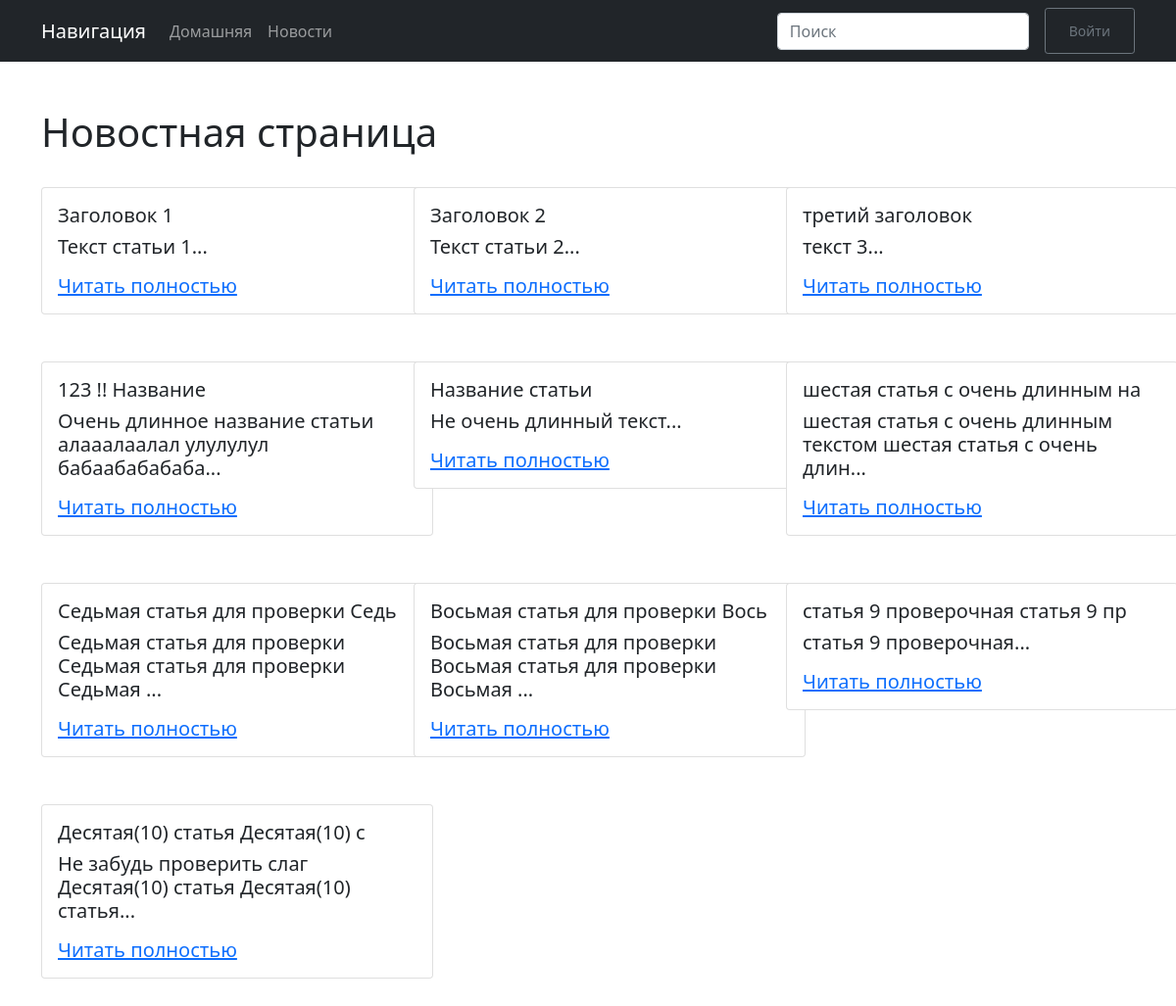
The page /news/ on the database as committed earlier.
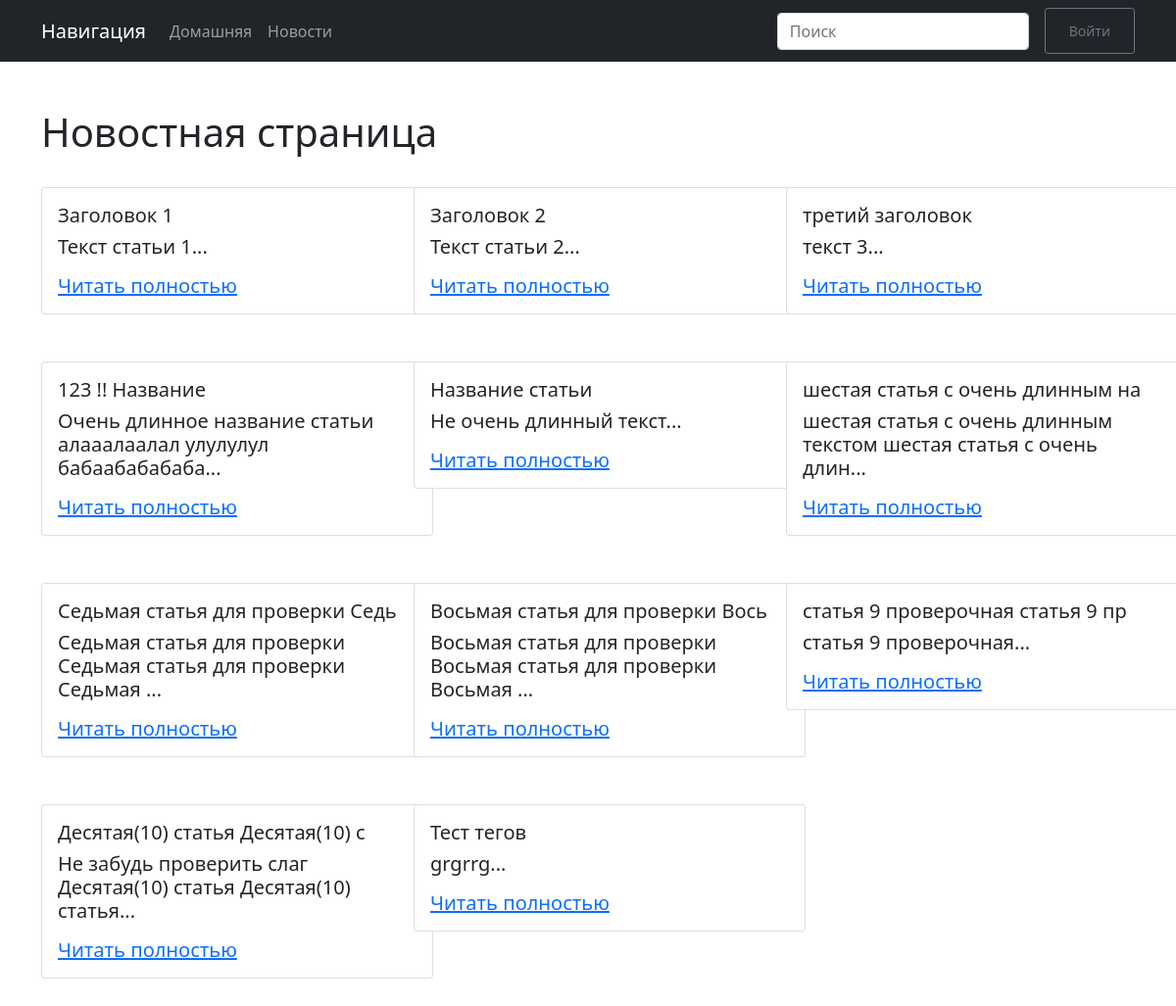
The same page on the database as committed later.
### tables this page shows
CREATE TABLE "paper" (
	"id"	INTEGER,
	"title"	STRING(32) NOT NULL,
	"text"	TEXT NOT NULL,
	"slug"	STRING(32) NOT NULL,
	PRIMARY KEY("id")
);

### flask_dir/papers/blueprint.py (the view, shortened to what this page needs)
@papers.route('/')
def index():
    news = paper_updater()
    search = request.args.get('search')
    return render_template("papers/index.html", news=news)

### flask_dir/papers/dataconnect/paper_connect.py (called while the page is built)
def paper_updater():
    news = []
    for i in cur.execute("""SELECT * FROM paper;"""):
        news.append(i)
    return news

### flask_dir/papers/templates/papers/index.html (shortened to what this page needs)
{% extends "base.html" %}
{% block body %}
<div class="container">
    <div class="h1">Новостная страница</div>
    <br>
    <div class="fs-5 display-6">
        <div class="row">
            {% for new in news %}
                <div class="col-md-4 mb-5">
                    <div class="card" style="width: 25rem;">
                        <div class= "card-body">
                            <h5 class="mt-0">{{ new[1][:32] }}</h5>
                            <p> {{new[2][:64]}}... </p>
                            <a href="{{ url_for('papers.paper', slug=new[3]) }}" class="stretched-link">Читать полностью</a>
                        </div>
                    </div>
                </div>
            {% endfor %}
        </div>
    </div>
</div>
{% endblock %}

Rows that differ between the two databases and show on the page:
added paper: title "Тест тегов", text "grgrrg"
